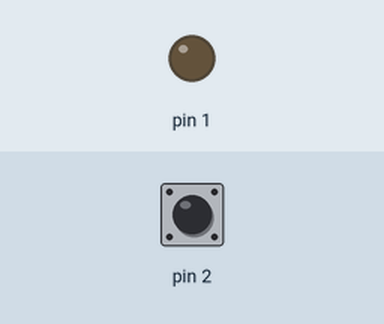
Bench run of a sketch on a simulated Arduino Uno, built with avr-gcc and run on an emulated ATmega328P. Parts: output pins drawn as LEDs (lit = HIGH). The test bench sets the inputs (shaded band); at power-on: pin 2 HIGH.

Above: at 0.3 s.
At 53.9 s:
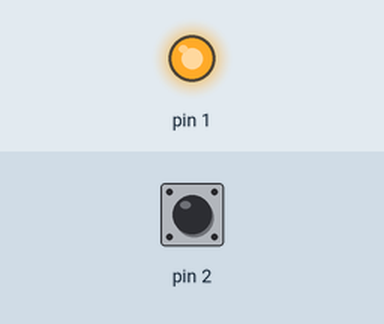
Timing chart, 0 to 55.4 s (numbered marks = the images above):
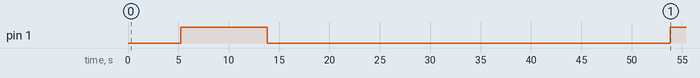

The sketch:

prefill-ticket.ino
```cpp
// train/prefill-ticket - Tier 3
//
// Pre-fills an IT helpdesk ticket with the details already filled in, so the
// only thing left for the user to do is read it and press send.
//
// The reasoning is behavioural, not just convenience. An awareness campaign
// that makes reporting hard will not get reports. A blank form is a barrier; a
// pre-filled form with one click left is a nudge, and it also guarantees the
// report contains the fields IT actually triages on.
//
// Adjust the SERVICE_NAME and MAILTO constants to match your own helpdesk -
// that is the only bit that needs changing.

#include <duck.h>

// Will not fit at flash budget as a PSTR literal on every setup; keep the
// address short or point it at an internal short-link.
static const char SERVICE[] PROGMEM = "IT Helpdesk";

// A macro, not a function. The call sites read line("text"), and PSTR() has to
// wrap the literal *at the call site* for the compiler to fold it into flash.
// A function taking `const char *` receives a RAM pointer instead, and then
// typeFlash() reads that RAM address with pgm_read_byte() - garbage on screen,
// and the whole string counted against the 512 bytes of SRAM.
#define line(s) do { typeFlash(PSTR(s)); press(KEY_ENTER); } while (0)

void setup() {
  duckBegin();
  delayOrAbort(1500);  // let a preceding demo payload land first

  openRun();
  TYPE("notepad");
  press(KEY_ENTER);
  delay(1500);

  line("=== DRAFT TICKET - DO NOT SEND THIS, IT IS A TEMPLATE ===");
  line("");
  line("  To:       [helpdesk address]");
  line("  Subject:  Found USB device - possible BadUSB");
  line("");
  line("  Body:");
  line("");
  line("  I plugged in a USB device I did not recognise.");
  line("");
  line("  Device described as: digistump.com / DigiKey");
  line("  USB IDs:             VID 0x16c0  PID 0x27db");
  line("  Serial number:       none");
  line("  Where I found it:    [location / who gave it to me]");
  line("  When:                [date and roughly what I was doing]");
  line("");
  line("  I have NOT plugged it in anywhere else.");
  line("");
  line("  What I saw happen:");
  line("  [describe it - 'a window opened and typed by itself' is a");
  line("   perfectly good answer, you do not need to know more]");
  line("");
  line("---");
  line("");
  line("WHAT THIS IS FOR");
  line("");
  line("This device was a keyboard. That is all a USB device can be");
  line("from the computer's point of view, so the computer let it type");
  line("into anything you had open - including a logged-in account.");
  line("");
  line("This exact template is what you should use for any found");
  line("device. You are not admitting to a mistake by reporting it.");
  line("You are the control that stops this reaching someone else.");
  line("");
  line("You can also check any PC yourself, any time, in PowerShell:");
  line("");
  line("  Get-PnpDevice -Class Keyboard |");
  line("    Select FriendlyName, InstanceId");
  line("");
  line("Anything showing 0x16c0 is not a normal keyboard.");

  ledOn();
  delayOrAbort(40000);
  ledOff();
}

void loop() {}
```
